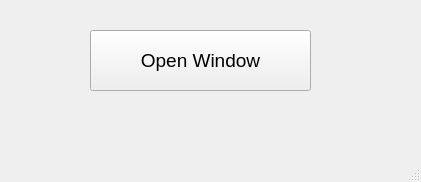
<?xml version="1.0" encoding="UTF-8"?>
<ui version="4.0">
 <class>MainWindow</class>
 <widget class="QMainWindow" name="MainWindow">
  <property name="geometry">
   <rect>
    <x>0</x>
    <y>0</y>
    <width>421</width>
    <height>182</height>
   </rect>
  </property>
  <property name="windowTitle">
   <string>MainWindow</string>
  </property>
  <widget class="QWidget" name="centralwidget">
   <widget class="QPushButton" name="pushButton">
    <property name="geometry">
     <rect>
      <x>90</x>
      <y>30</y>
      <width>221</width>
      <height>61</height>
     </rect>
    </property>
    <property name="font">
     <font>
      <pointsize>14</pointsize>
     </font>
    </property>
    <property name="text">
     <string>Open Window</string>
    </property>
   </widget>
  </widget>
  <widget class="QMenuBar" name="menubar">
   <property name="geometry">
    <rect>
     <x>0</x>
     <y>0</y>
     <width>421</width>
     <height>26</height>
    </rect>
   </property>
  </widget>
  <widget class="QStatusBar" name="statusbar"/>
 </widget>
 <resources/>
 <connections/>
</ui>
